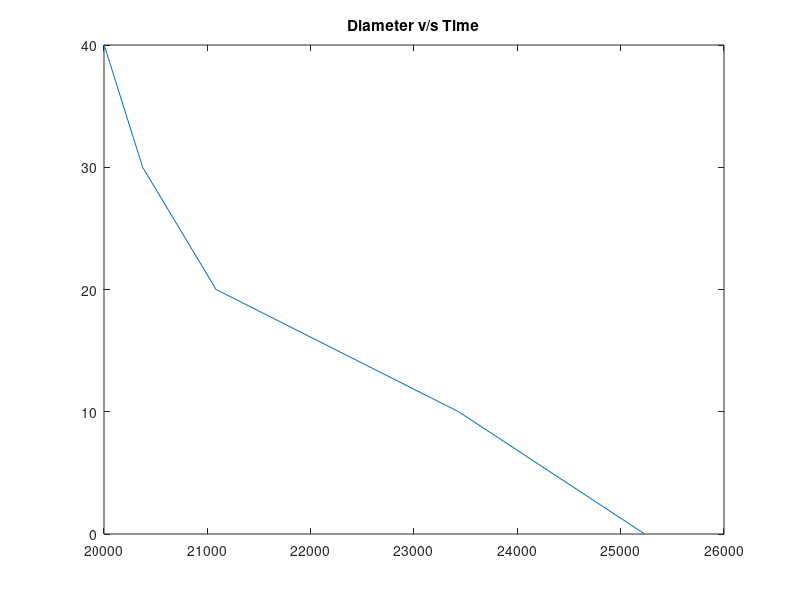

Recreate this plot in MATLAB.
load test2.txt

dia = test2(:, 2);
time = test2(:, 1);

plot(dia, time);

xlabel = ('Diameter(nm)');
ylabel = ('Time(min)');

title('Diameter v/s Time');